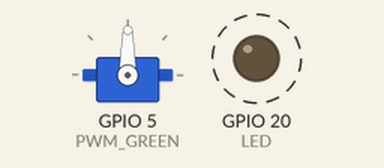
This program was run on a simulated Seeed XIAO ESP32-C3. Shown: servo, output pins drawn as LEDs (lit = HIGH). Dashed ring = blinking.

Above: at 0.05 s.
Timing chart, 0 to 3.0 s (numbered marks = the images above):
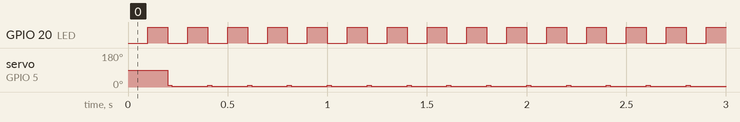

Measured:
- by itself, GPIO 20 (LED): alternates HIGH for 0.10 s and LOW for 0.10 s
- by itself, servo on GPIO 5 (PWM_GREEN): alternates 10° for 0.02 s and 5° for 0.18 s

The program:

main.cpp
```cpp
#include <Arduino.h>
#include <Servo.h>

Servo allServos = Servo();

#define LED D7
#define PWM_RED D10
#define PWM_YELLOW D8
#define PWM_GREEN D3
void setup() {
    pinMode(LED, OUTPUT);
    digitalWrite(LED, LOW);

    allServos.attach(PWM_RED, 1000, 2000);
    allServos.attach(PWM_YELLOW, 1000, 2000);
    allServos.attach(PWM_GREEN, 1000, 2000);
}

void ledON() {
    digitalWrite(LED, LOW);
}

void ledOFF() {
    digitalWrite(LED, HIGH);
}

void loop() {
    ledON();
    delay(100);

    ledOFF();
    delay(100);

    allServos.write(PWM_RED, 0);
    allServos.write(PWM_YELLOW, 90);
    allServos.write(PWM_GREEN, 180);
}
```
